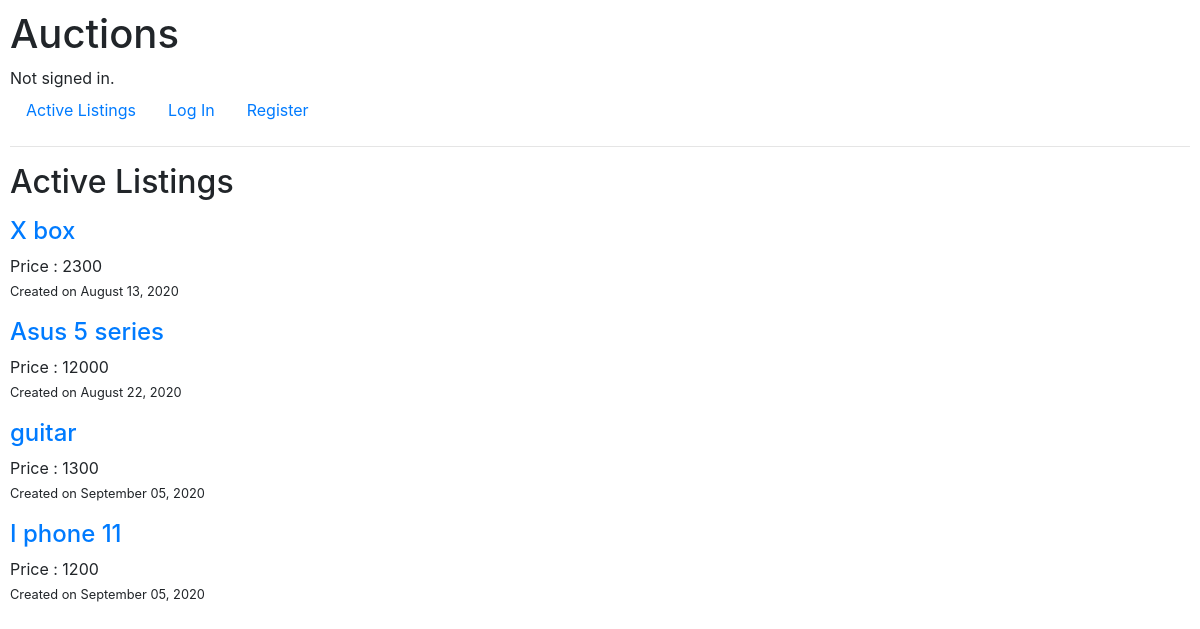
The page / on the database its author committed.
### auctions/models.py (models this page shows, shortened)
class List(models.Model):
    title = models.CharField(max_length=23)
    description = models.TextField(max_length=300)
    starting_bid = models.IntegerField(default=0)
    category = models.CharField(max_length=23)
    image = models.ImageField(upload_to='auction_pics', default='default.jpeg', blank=True)
    user = models.CharField(max_length=23, default="user")
    date_created = models.DateTimeField(default=timezone.now)
    final_buyer = models.CharField(max_length=23, blank=True)
    available = models.BooleanField(default=True,null=True)

### auctions/views.py (the view)
# urls.py: path("", views.index, name="index"),
def index(request):
    listings = List.objects.all()
    return render(request, "auctions/index.html", {
            "listings" : listings
        })

### auctions/templates/auctions/index.html (shortened to what this page needs)
{% extends "auctions/layout.html" %}
{% block body %}
    <h2>Active Listings</h2>
    {% for listing in listings %}
    {% if listing.available %}
        <a href="{% url 'item' listing.id %}"><h4>{{ listing.title }}</h4></a>
        Price : {{ listing.starting_bid }}
        <br>
        <small>Created on {{ listing.date_created|date:"F d, Y" }}</small>
        <br>
    {% endif %}
    {% endfor %}
{% endblock %}

### auctions/templates/auctions/layout.html (shortened to what this page needs)
{% load static %}
<!DOCTYPE html>
<html lang="en">
    <head>
        <link rel="stylesheet" href="https://stackpath.bootstrapcdn.com/bootstrap/4.4.1/css/bootstrap.min.css">
        <link href="{% static 'auctions/styles.css' %}" rel="stylesheet">
    </head>
    <body>
        <h1>Auctions</h1>
        <div>
            {% if user.is_authenticated %}
                Signed in as <strong>{{ user.username }}</strong>.
            {% else %}
                Not signed in.
            {% endif %}
        </div>
        <ul class="nav">
            <li class="nav-item">
                <a class="nav-link" href="{% url 'index' %}">Active Listings</a>
            </li>
            {% if user.is_authenticated %}
                <li class="nav-item">
                    <a class="nav-link" href="{% url 'logout' %}">Log Out</a>
                </li>
                <li class="nav-item">
                    <a class="nav-link" href="{% url 'create' %}">Create</a>
                </li>
                <li class="nav-item">
                    <a class="nav-link" href="{% url 'watch' %}">Watch List</a>
                </li>
                              <li class="nav-item">
                    <a class="nav-link" href="{% url 'category_list' %}">Categories</a>
                </li>
            {% else %}
                <li class="nav-item">
                    <a class="nav-link" href="{% url 'login' %}">Log In</a>
                </li>
                <li class="nav-item">
                    <a class="nav-link" href="{% url 'register' %}">Register</a>
                </li>
            {% endif %}
        </ul>
        <hr>
        {% block body %}
        {% endblock %}
    </body>
</html>

### auctions/static/auctions/styles.css (style rules this page uses)
body { padding: 10px; }

### rows shown on the page
List: title "X box", starting_bid "2300", date_created "August 13, 2020"
List: title "Asus 5 series", starting_bid "12000", date_created "August 22, 2020"
List: title "guitar", starting_bid "1300", date_created "September 05, 2020"
List: title "I phone 11", starting_bid "1200", date_created "September 05, 2020"
